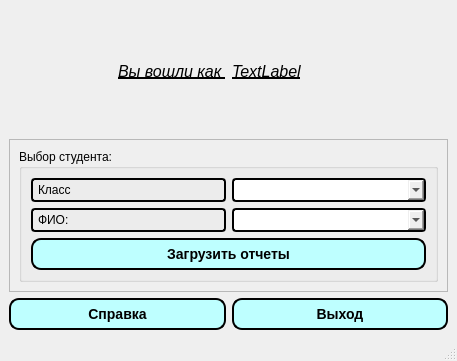
<?xml version="1.0" encoding="UTF-8"?>
<ui version="4.0">
 <class>PrepodMain</class>
 <widget class="QMainWindow" name="PrepodMain">
  <property name="geometry">
   <rect>
    <x>0</x>
    <y>0</y>
    <width>457</width>
    <height>361</height>
   </rect>
  </property>
  <property name="windowTitle">
   <string>MainWindow</string>
  </property>
  <widget class="QWidget" name="centralwidget">
   <layout class="QGridLayout" name="gridLayout_2">
    <item row="0" column="0">
     <layout class="QHBoxLayout" name="horizontalLayout_4">
      <item alignment="Qt::AlignRight">
       <widget class="QLabel" name="label">
        <property name="font">
         <font>
          <pointsize>12</pointsize>
          <italic>true</italic>
          <underline>true</underline>
         </font>
        </property>
        <property name="text">
         <string>Вы вошли как </string>
        </property>
       </widget>
      </item>
      <item>
       <widget class="QLabel" name="label_2">
        <property name="font">
         <font>
          <pointsize>12</pointsize>
          <italic>true</italic>
          <underline>true</underline>
         </font>
        </property>
        <property name="text">
         <string>TextLabel</string>
        </property>
       </widget>
      </item>
     </layout>
    </item>
    <item row="2" column="0">
     <layout class="QHBoxLayout" name="horizontalLayout_3">
      <item>
       <widget class="QPushButton" name="pushButton_3">
        <property name="styleSheet">
         <string notr="true">QPushButton{
     background-color: rgb(190, 255, 255);
     border-style: outset;
     border-width: 2px;
     border-radius: 10px;
     border-color: black;
     font: bold 14px;
     min-width: 10em;
     padding: 6px;
 }
 QPushButton:pressed {
     background-color: rgb(0, 255, 238);
     border-style: inset;
 }</string>
        </property>
        <property name="text">
         <string>Справка</string>
        </property>
       </widget>
      </item>
      <item>
       <widget class="QPushButton" name="pushButton_2">
        <property name="styleSheet">
         <string notr="true">QPushButton{
     background-color: rgb(190, 255, 255);
     border-style: outset;
     border-width: 2px;
     border-radius: 10px;
     border-color: black;
     font: bold 14px;
     min-width: 10em;
     padding: 6px;
 }
 QPushButton:pressed {
     background-color: rgb(0, 255, 238);
     border-style: inset;
 }</string>
        </property>
        <property name="text">
         <string>Выход</string>
        </property>
       </widget>
      </item>
     </layout>
    </item>
    <item row="1" column="0">
     <widget class="QFrame" name="frame">
      <property name="frameShape">
       <enum>QFrame::StyledPanel</enum>
      </property>
      <property name="frameShadow">
       <enum>QFrame::Raised</enum>
      </property>
      <layout class="QGridLayout" name="gridLayout_3">
       <item row="0" column="0">
        <widget class="QGroupBox" name="groupBox">
         <property name="styleSheet">
          <string notr="true"> QFrame, QLabel, QToolTip {
     border: 2px solid black;
     border-radius: 4px;
     padding: 2px;
     background-image: url(images/welcome.png);
 }</string>
         </property>
         <property name="title">
          <string>Выбор студента:</string>
         </property>
         <layout class="QGridLayout" name="gridLayout">
          <item row="1" column="0">
           <layout class="QVBoxLayout" name="verticalLayout">
            <item>
             <layout class="QHBoxLayout" name="horizontalLayout">
              <item>
               <widget class="QLabel" name="label_3">
                <property name="text">
                 <string>ФИО:</string>
                </property>
               </widget>
              </item>
              <item>
               <widget class="QComboBox" name="comboBox">
                <property name="styleSheet">
                 <string notr="true">QComboBox{
      border: 2px solid black;
     border-radius: 4px;
     padding: 2px;

 }
 QComboBox:pressed {

     border-style: inset;
 }</string>
                </property>
               </widget>
              </item>
             </layout>
            </item>
            <item>
             <widget class="QPushButton" name="pushButton">
              <property name="styleSheet">
               <string notr="true">QPushButton{
     background-color: rgb(190, 255, 255);
     border-style: outset;
     border-width: 2px;
     border-radius: 10px;
     border-color: black;
     font: bold 14px;
     min-width: 10em;
     padding: 6px;
 }
 QPushButton:pressed {
     background-color: rgb(0, 255, 238);
     border-style: inset;
 }</string>
              </property>
              <property name="text">
               <string>Загрузить отчеты</string>
              </property>
             </widget>
            </item>
           </layout>
          </item>
          <item row="0" column="0">
           <layout class="QHBoxLayout" name="horizontalLayout_2">
            <item>
             <widget class="QLabel" name="label_4">
              <property name="text">
               <string>Класс</string>
              </property>
             </widget>
            </item>
            <item>
             <widget class="QComboBox" name="comboBox_2">
              <property name="styleSheet">
               <string notr="true">QComboBox{
     border: 2px solid black;
     border-radius: 4px;
     padding: 2px;

 }
 QComboBox:pressed {

     border-style: inset;
 }</string>
              </property>
             </widget>
            </item>
           </layout>
          </item>
         </layout>
        </widget>
       </item>
      </layout>
     </widget>
    </item>
   </layout>
  </widget>
  <widget class="QStatusBar" name="statusbar"/>
 </widget>
 <resources/>
 <connections/>
</ui>
